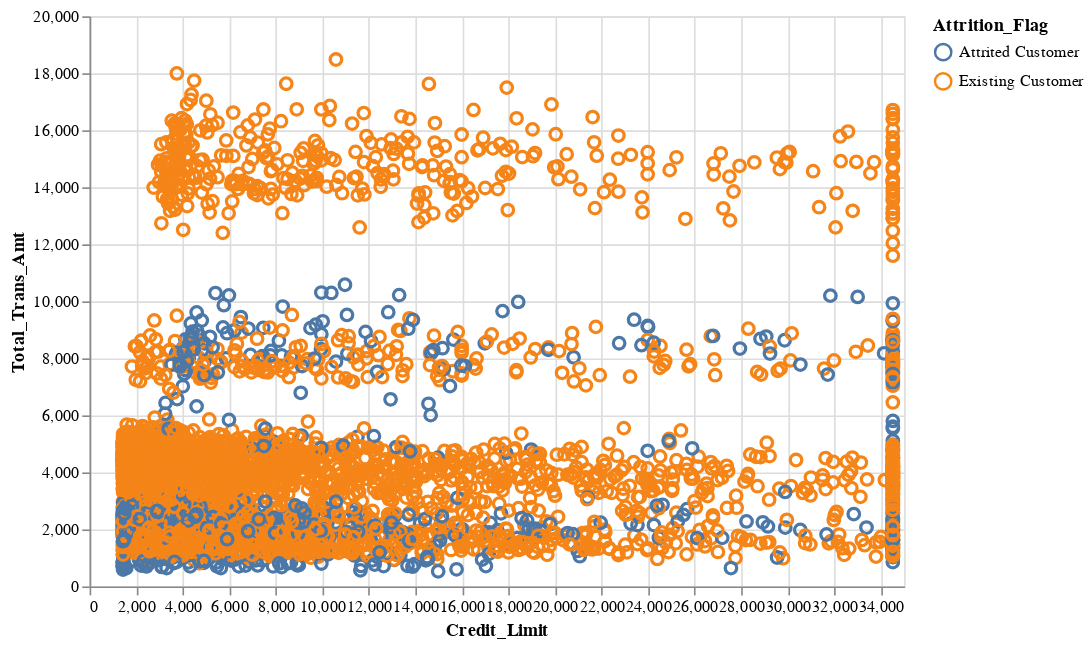

Here is the notebook cell this chart was saved with:
### Code cell
sel=alt.selection_multi(
    fields=["Attrition_Flag"], bind= "legend"
)
alt.Chart(df).mark_point(size=50).encode(
x= "Credit_Limit",
y= "Total_Trans_Amt",
color = "Attrition_Flag",
opacity= alt.condition(sel, alt.value(1), alt.value(0.1))
).properties(
height=350, width = 500
).add_selection(sel
               )

### Figure 1 — Vega-Lite specification as saved in the notebook (floating-point values rounded to 4 significant figures; data arrays with more than 128 entries replaced by an {"elided": "..."} marker saying what was removed)
{"config": {"view": {"continuousWidth": 400, "continuousHeight": 300}}, "data": {"name": "data-d237730688ba432572497e5e194f716c"}, "mark": {"type": "point", "size": 50}, "encoding": {"color": {"field": "Attrition_Flag", "type": "nominal"}, "opacity": {"condition": {"value": 1, "selection": "selector010"}, "value": 0.1}, "x": {"field": "Credit_Limit", "type": "quantitative"}, "y": {"field": "Total_Trans_Amt", "type": "quantitative"}}, "height": 350, "selection": {"selector010": {"type": "multi", "fields": ["Attrition_Flag"], "bind": "legend"}}, "width": 500, "$schema": "https://vega.github.io/schema/vega-lite/v4.17.0.json", "datasets": {"data-d237730688ba432572497e5e194f716c": {"elided": "5000 records"}}}
